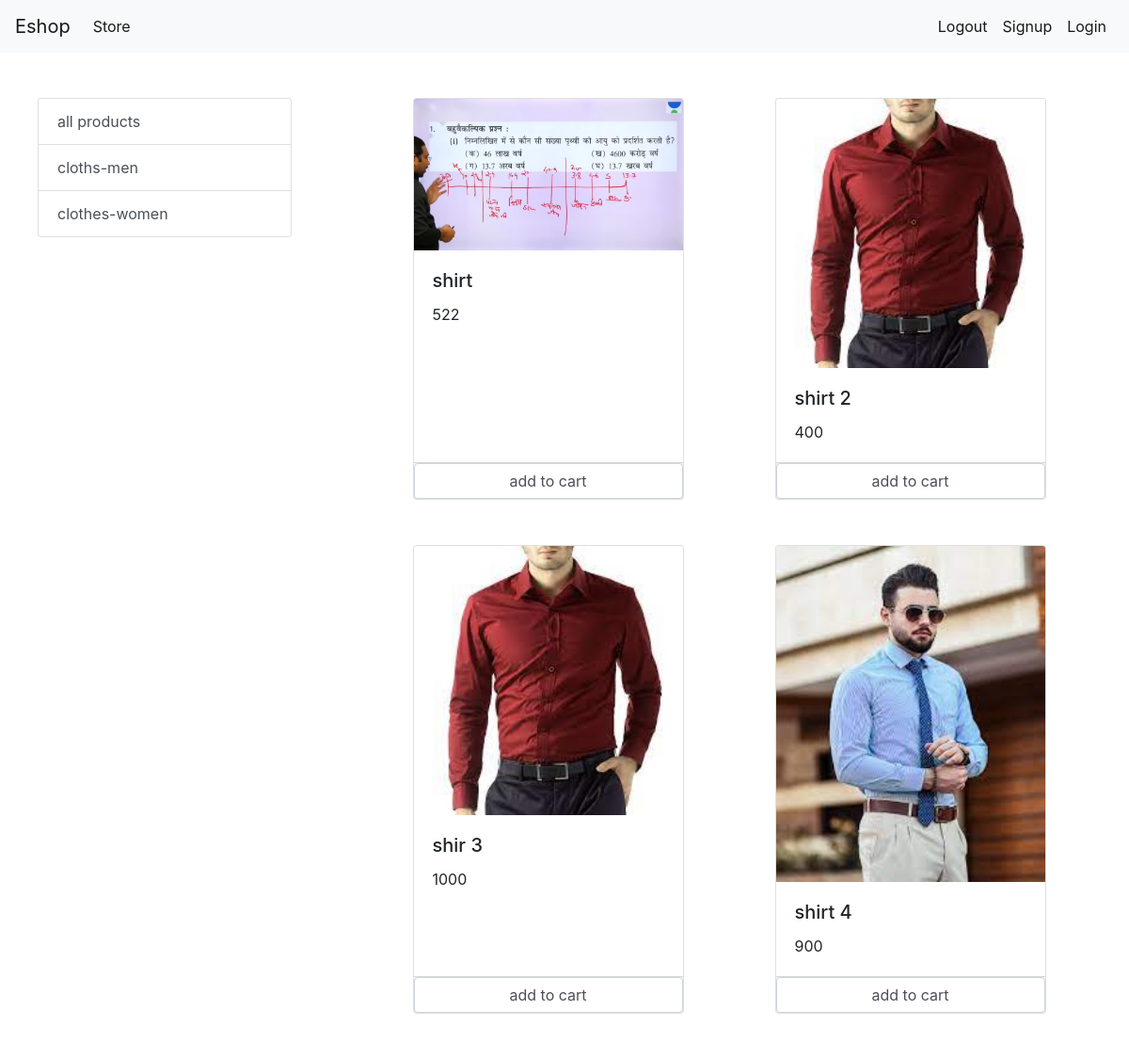
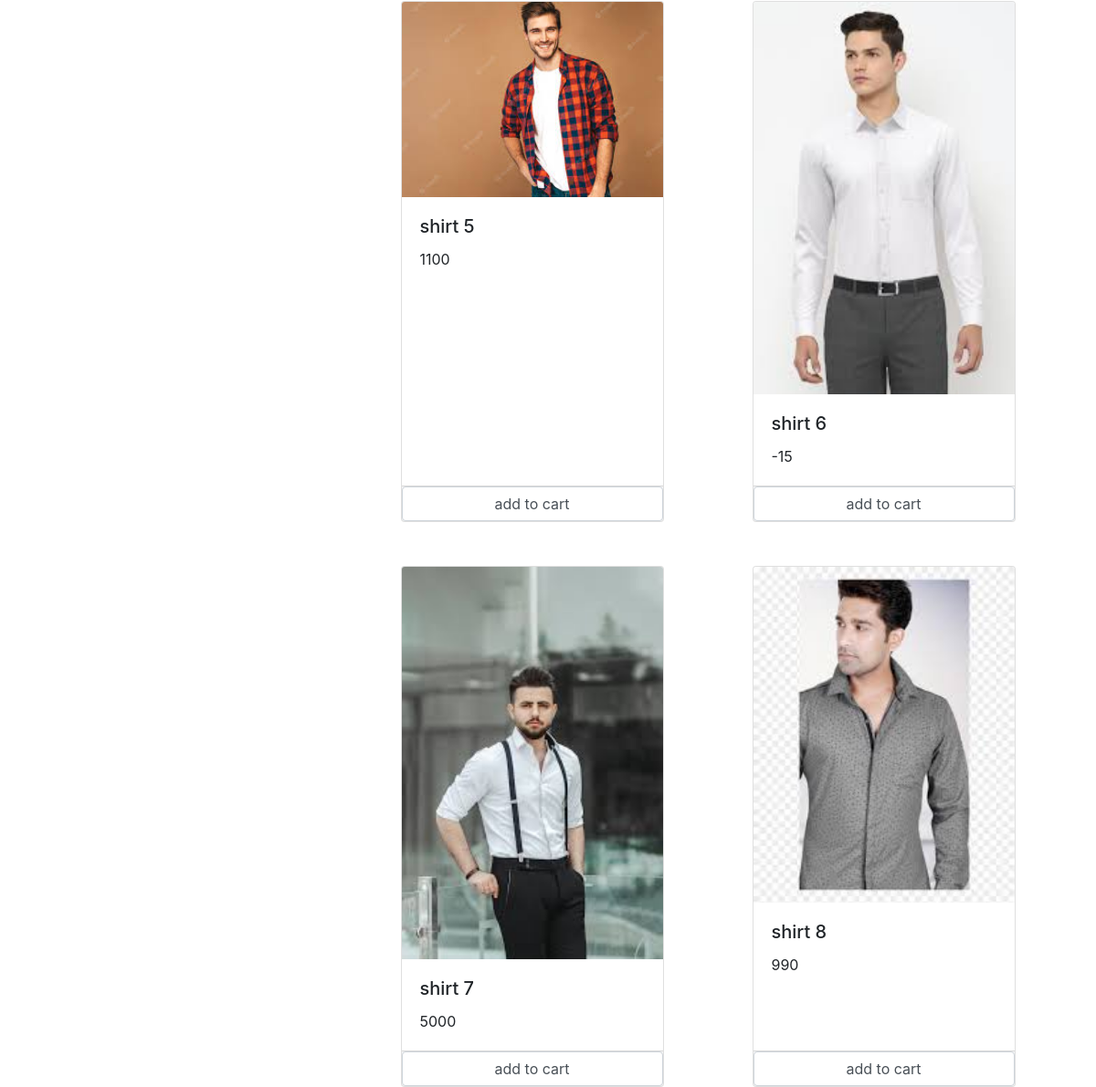
/?category=1, run on the app's committed database (2 pictures, top to bottom).
### store/models/category.py (models this page shows, shortened)
class Category(models.Model):
    name = models.CharField(max_length=50)
    @staticmethod
    def get_cat():
      return Category.objects.all()

### store/models/product.py (models this page shows, shortened)
class Product(models.Model):
    category=models.ForeignKey(Category,on_delete=models.CASCADE,default=1)
    name=models.CharField(max_length=50)
    price=models.IntegerField(default=0)
    desctiption = models.CharField(max_length=500)
    image = models.ImageField(upload_to='uploads/products/')
    @staticmethod
    def get_products_by_category_id(category_id):
        if category_id:
            return Product.objects.filter(category=category_id)
        else:
            return Product.get_all_products()

### store/Views/home.py (the view, shortened to what this page needs)
# urls.py: path('', Index.as_view(),name='homepage'),
class Index(View):
    def get(self, request):
        cart=request.session.get('cart')
        if not cart:
            request.session['cart']={}
        prds = None
        categori_id =request.GET.get('category')
        if categori_id:
            prds= Product.get_products_by_category_id(categori_id)
        else:
            prds = Product.get_all_products()
        cat= Category.get_cat()
        data={}
        data['products']=prds
        data['cat']=cat
        print(request.session.get('email'))
        return render(request,'index.html',data )

### store/templatetags/cart.py (called while the page is built)
@register.filter(name='is_in_cart')
def is_in_cart(product,cart):
    keys=cart.keys()
    for id in keys:
        if int(id) == product.id:
            return True
    return False

### Eshop/store/templates/index.html (shortened to what this page needs)
{% extends 'base.html'%} {% block content %} {% load cart %}
<div class="container-fluid">
    <div class="row">
        <div class="col-lg-3 mx-auto mt-5">
            <div class="list-group">
                <a href="/" class="list-group-item list-group-item-action">all products</a> {% for i in cat %}
                <a href="/?category={{i.id}}" class="list-group-item list-group-item-action">{{i.name}}</a> {% endfor %}
            </div>
        </div>
        <div class="col-lg-8 mx-auto">
            <div class="row mx-auto">
                {% for i in products %}
                <div class="card mx-auto mt-5" style="width: 18rem;">
                    <img src="{{i.image.url}}" class="card-img-top" alt="...">
                    <div class="card-body">
                        <h5 class="card-title">{{i.name}}</h5>
                        <p class="card-text">{{i.price}}</p>
                    </div>
                    <div class="card-footer p-0  no-gutters">
                        {% if i|is_in_cart:request.session.cart %}
                        <div class="row no-gutters">
                            <input type="submit" value="-" class="col-2 btn btn-block btn-secondary">
                            <div class="text-center col"> 2in cart </div>
                            <input type="submit" value="+" class="col-2 btn btn-block btn-secondary">
                        </div>
                        {% else %}
                        <form action="" method="POST" class="btn-block">
                            <input type="submit" class=" float-right form-control" value="add to cart">
                        </form>
                        {% endif %}
                    </div>
                </div>
                {% endfor %}
            </div>
        </div>
    </div>
</div>
{% endblock %}

### data on the page
Category: name "cloths-men"
Category: name "clothes-women"
Product: image (picture), name "shirt", price "522"
Product: image (picture), name "shirt 2", price "400"
Product: image (picture), name "shir 3", price "1000"
Product: image (picture), name "shirt 4", price "900"
Product: image (picture), name "shirt 5", price "1100"
Product: image (picture), name "shirt 6", price "-15"
Product: image (picture), name "shirt 7", price "5000"
Product: image (picture), name "shirt 8", price "990"
